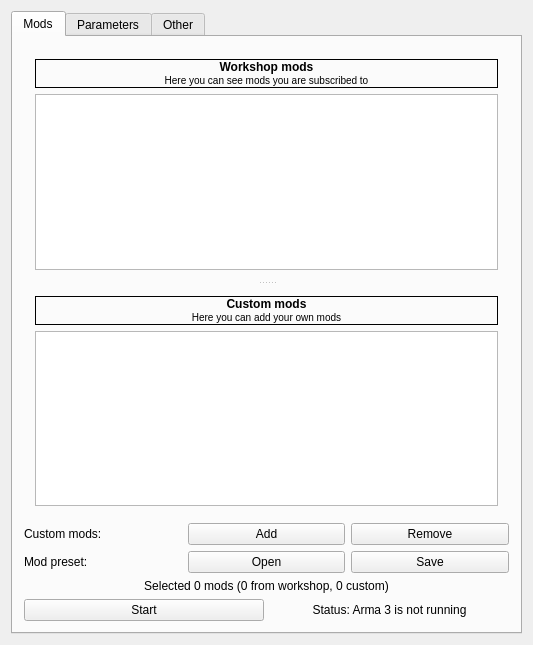
<?xml version="1.0" encoding="UTF-8"?>
<ui version="4.0">
 <class>MainWindow</class>
 <widget class="QMainWindow" name="MainWindow">
  <property name="geometry">
   <rect>
    <x>0</x>
    <y>0</y>
    <width>533</width>
    <height>645</height>
   </rect>
  </property>
  <property name="windowTitle">
   <string>Arma 3 Unix Launcher</string>
  </property>
  <widget class="QWidget" name="centralWidget">
   <layout class="QVBoxLayout" name="verticalLayout_7">
    <item>
     <layout class="QVBoxLayout" name="layout_vertical_main">
      <item>
       <widget class="QTabWidget" name="widget_tabs">
        <property name="sizePolicy">
         <sizepolicy hsizetype="MinimumExpanding" vsizetype="MinimumExpanding">
          <horstretch>0</horstretch>
          <verstretch>0</verstretch>
         </sizepolicy>
        </property>
        <property name="minimumSize">
         <size>
          <width>500</width>
          <height>500</height>
         </size>
        </property>
        <property name="currentIndex">
         <number>0</number>
        </property>
        <widget class="QWidget" name="tab_mods">
         <attribute name="title">
          <string>Mods</string>
         </attribute>
         <layout class="QVBoxLayout" name="verticalLayout_2">
          <item>
           <widget class="QSplitter" name="splitter_mods">
            <property name="orientation">
             <enum>Qt::Vertical</enum>
            </property>
            <widget class="QWidget" name="layoutWidget">
             <layout class="QVBoxLayout" name="layout_vertical_workshop_mods">
              <item>
               <widget class="QLabel" name="label_workshop_mods">
                <property name="frameShape">
                 <enum>QFrame::Box</enum>
                </property>
                <property name="frameShadow">
                 <enum>QFrame::Plain</enum>
                </property>
                <property name="text">
                 <string>&lt;b&gt;Workshop mods&lt;/b&gt;&lt;br/&gt;
&lt;small&gt;Here you can see mods you are subscribed to&lt;/small&gt;</string>
                </property>
                <property name="alignment">
                 <set>Qt::AlignCenter</set>
                </property>
               </widget>
              </item>
              <item>
               <widget class="QTableWidget" name="table_workshop_mods">
                <property name="selectionBehavior">
                 <enum>QAbstractItemView::SelectRows</enum>
                </property>
                <property name="columnCount">
                 <number>3</number>
                </property>
                <attribute name="horizontalHeaderVisible">
                 <bool>false</bool>
                </attribute>
                <attribute name="verticalHeaderVisible">
                 <bool>false</bool>
                </attribute>
                <column/>
                <column/>
                <column/>
               </widget>
              </item>
             </layout>
            </widget>
            <widget class="QWidget" name="layoutWidget">
             <layout class="QVBoxLayout" name="layout_vertical_custom_mods">
              <item>
               <widget class="QLabel" name="label_custom_mods">
                <property name="frameShape">
                 <enum>QFrame::Box</enum>
                </property>
                <property name="frameShadow">
                 <enum>QFrame::Plain</enum>
                </property>
                <property name="text">
                 <string>&lt;b&gt;Custom mods&lt;/b&gt;&lt;br/&gt;&lt;small&gt;Here you can add your own mods&lt;/small&gt;</string>
                </property>
                <property name="alignment">
                 <set>Qt::AlignCenter</set>
                </property>
               </widget>
              </item>
              <item>
               <widget class="QTableWidget" name="table_custom_mods">
                <property name="frameShape">
                 <enum>QFrame::StyledPanel</enum>
                </property>
                <property name="selectionBehavior">
                 <enum>QAbstractItemView::SelectRows</enum>
                </property>
                <property name="columnCount">
                 <number>3</number>
                </property>
                <attribute name="horizontalHeaderVisible">
                 <bool>false</bool>
                </attribute>
                <attribute name="verticalHeaderVisible">
                 <bool>false</bool>
                </attribute>
                <column/>
                <column/>
                <column/>
               </widget>
              </item>
             </layout>
            </widget>
           </widget>
          </item>
          <item>
           <layout class="QHBoxLayout" name="layout_horizontal_buttons_add_remove">
            <item>
             <widget class="QLabel" name="label_custom_mods_buttons">
              <property name="text">
               <string>Custom mods:</string>
              </property>
             </widget>
            </item>
            <item>
             <widget class="QPushButton" name="button_add_custom_mod">
              <property name="text">
               <string>Add</string>
              </property>
              <property name="icon">
               <iconset resource="icons.qrc">
                <normaloff>:/icons/open-iconic/plus.svg</normaloff>:/icons/open-iconic/plus.svg</iconset>
              </property>
             </widget>
            </item>
            <item>
             <widget class="QPushButton" name="button_remove_custom_mod">
              <property name="text">
               <string>Remove</string>
              </property>
              <property name="icon">
               <iconset resource="icons.qrc">
                <normaloff>:/icons/open-iconic/minus.svg</normaloff>:/icons/open-iconic/minus.svg</iconset>
              </property>
             </widget>
            </item>
           </layout>
          </item>
          <item>
           <layout class="QHBoxLayout" name="layout_horizontal_mod_preset">
            <item>
             <widget class="QLabel" name="label_mod_preset">
              <property name="text">
               <string>Mod preset:</string>
              </property>
             </widget>
            </item>
            <item>
             <widget class="QPushButton" name="button_mod_preset_open">
              <property name="text">
               <string>Open</string>
              </property>
              <property name="icon">
               <iconset resource="icons.qrc">
                <normaloff>:/icons/open-iconic/envelope-open.svg</normaloff>:/icons/open-iconic/envelope-open.svg</iconset>
              </property>
             </widget>
            </item>
            <item>
             <widget class="QPushButton" name="button_mod_preset_save">
              <property name="text">
               <string>Save</string>
              </property>
              <property name="icon">
               <iconset resource="icons.qrc">
                <normaloff>:/icons/open-iconic/envelope-closed.svg</normaloff>:/icons/open-iconic/envelope-closed.svg</iconset>
              </property>
             </widget>
            </item>
           </layout>
          </item>
          <item>
           <layout class="QHBoxLayout" name="layout_horizontal_selected_mods">
            <item>
             <widget class="QLabel" name="label_selected_mods">
              <property name="frameShape">
               <enum>QFrame::Box</enum>
              </property>
              <property name="lineWidth">
               <number>0</number>
              </property>
              <property name="text">
               <string>Selected 0 mods (0 from workshop, 0 custom)</string>
              </property>
              <property name="alignment">
               <set>Qt::AlignCenter</set>
              </property>
             </widget>
            </item>
           </layout>
          </item>
          <item>
           <layout class="QHBoxLayout" name="layout_horizontal_button_start_lbl_status">
            <item>
             <widget class="QPushButton" name="button_start">
              <property name="text">
               <string>Start</string>
              </property>
             </widget>
            </item>
            <item>
             <widget class="QLabel" name="label_arma_status">
              <property name="text">
               <string>Status: Arma 3 is not running</string>
              </property>
              <property name="alignment">
               <set>Qt::AlignCenter</set>
              </property>
             </widget>
            </item>
           </layout>
          </item>
         </layout>
        </widget>
        <widget class="QWidget" name="tab_parameters">
         <attribute name="title">
          <string>Parameters</string>
         </attribute>
         <layout class="QGridLayout" name="gridLayout_2">
          <item row="0" column="0">
           <widget class="QTabWidget" name="widget_tabs_parameters">
            <property name="tabShape">
             <enum>QTabWidget::Rounded</enum>
            </property>
            <property name="currentIndex">
             <number>0</number>
            </property>
            <property name="tabBarAutoHide">
             <bool>true</bool>
            </property>
            <widget class="QWidget" name="tab_parameters_basic">
             <attribute name="title">
              <string>Basic</string>
             </attribute>
             <layout class="QGridLayout" name="gridLayout_4">
              <item row="0" column="0">
               <layout class="QVBoxLayout" name="layout_vertical_parameters_basic">
                <item>
                 <widget class="QCheckBox" name="checkbox_skip_intro">
                  <property name="text">
                   <string>Skip intro</string>
                  </property>
                 </widget>
                </item>
                <item>
                 <widget class="QCheckBox" name="checkbox_skip_logos_at_startup">
                  <property name="text">
                   <string>Skip logos at startup</string>
                  </property>
                 </widget>
                </item>
                <item>
                 <widget class="QCheckBox" name="checkbox_force_window_mode">
                  <property name="text">
                   <string>Force window mode</string>
                  </property>
                 </widget>
                </item>
                <item>
                 <layout class="QHBoxLayout" name="layout_horizontal_parameters_basic_profile">
                  <item>
                   <widget class="QCheckBox" name="checkbox_profile">
                    <property name="text">
                     <string>Profile</string>
                    </property>
                   </widget>
                  </item>
                  <item>
                   <widget class="QLineEdit" name="textbox_profile">
                    <property name="enabled">
                     <bool>false</bool>
                    </property>
                   </widget>
                  </item>
                 </layout>
                </item>
                <item>
                 <widget class="QCheckBox" name="checkbox_dlc_contact">
                  <property name="text">
                   <string>Enable Contact DLC</string>
                  </property>
                 </widget>
                </item>
                <item>
                 <widget class="QCheckBox" name="checkbox_dlc_global_mobilization">
                  <property name="text">
                   <string>Enable Global Mobilization - Cold War Germany DLC</string>
                  </property>
                 </widget>
                </item>
                <item>
                 <widget class="QCheckBox" name="checkbox_disable_esync">
                  <property name="text">
                   <string>Proton: Disable esync</string>
                  </property>
                 </widget>
                </item>
               </layout>
              </item>
              <item row="1" column="0">
               <spacer name="verticalSpacer">
                <property name="orientation">
                 <enum>Qt::Vertical</enum>
                </property>
                <property name="sizeHint" stdset="0">
                 <size>
                  <width>20</width>
                  <height>40</height>
                 </size>
                </property>
               </spacer>
              </item>
             </layout>
            </widget>
            <widget class="QWidget" name="tab_parameters_advanced">
             <attribute name="title">
              <string>Advanced</string>
             </attribute>
             <layout class="QVBoxLayout" name="verticalLayout_8">
              <item>
               <layout class="QVBoxLayout" name="layout_vertical_parameters_advanced">
                <item>
                 <layout class="QHBoxLayout" name="layout_horizontal_parameters_advanced_parameter_file">
                  <item>
                   <widget class="QCheckBox" name="checkbox_parameter_file">
                    <property name="text">
                     <string>Parameter file</string>
                    </property>
                   </widget>
                  </item>
                  <item>
                   <widget class="QLineEdit" name="textbox_parameter_file">
                    <property name="enabled">
                     <bool>false</bool>
                    </property>
                   </widget>
                  </item>
                  <item>
                   <widget class="QPushButton" name="button_parameter_file_open">
                    <property name="enabled">
                     <bool>false</bool>
                    </property>
                    <property name="text">
                     <string>Open</string>
                    </property>
                   </widget>
                  </item>
                 </layout>
                </item>
                <item>
                 <widget class="QCheckBox" name="checkbox_check_signatures">
                  <property name="text">
                   <string>Check signatures</string>
                  </property>
                 </widget>
                </item>
                <item>
                 <layout class="QHBoxLayout" name="layout_horizontal_parameters_advanced_cpu_count">
                  <item>
                   <widget class="QCheckBox" name="checkbox_cpu_count">
                    <property name="text">
                     <string>CPU count</string>
                    </property>
                   </widget>
                  </item>
                  <item>
                   <widget class="QSpinBox" name="spinbox_cpu_count">
                    <property name="enabled">
                     <bool>false</bool>
                    </property>
                    <property name="minimum">
                     <number>1</number>
                    </property>
                   </widget>
                  </item>
                 </layout>
                </item>
                <item>
                 <layout class="QHBoxLayout" name="layout_horizontal_parameters_advanced_extra_threads">
                  <item>
                   <widget class="QCheckBox" name="checkbox_extra_threads">
                    <property name="text">
                     <string>Extra threads</string>
                    </property>
                   </widget>
                  </item>
                  <item>
                   <layout class="QVBoxLayout" name="layout_vertical_parameters_advanced_extra_threads">
                    <item>
                     <widget class="QCheckBox" name="checkbox_extra_threads_file_operations">
                      <property name="enabled">
                       <bool>false</bool>
                      </property>
                      <property name="text">
                       <string>File operations</string>
                      </property>
                     </widget>
                    </item>
                    <item>
                     <widget class="QCheckBox" name="checkbox_extra_threads_texture_loading">
                      <property name="enabled">
                       <bool>false</bool>
                      </property>
                      <property name="text">
                       <string>Texture loading</string>
                      </property>
                     </widget>
                    </item>
                    <item>
                     <widget class="QCheckBox" name="checkbox_extra_threads_geometry_loading">
                      <property name="enabled">
                       <bool>false</bool>
                      </property>
                      <property name="text">
                       <string>Geometry loading</string>
                      </property>
                     </widget>
                    </item>
                   </layout>
                  </item>
                 </layout>
                </item>
                <item>
                 <widget class="QCheckBox" name="checkbox_enable_hyper_threading">
                  <property name="text">
                   <string>Enable Hyper-Threading</string>
                  </property>
                 </widget>
                </item>
                <item>
                 <widget class="QCheckBox" name="checkbox_enable_file_patching">
                  <property name="text">
                   <string>Enable file patching</string>
                  </property>
                 </widget>
                </item>
                <item>
                 <widget class="QCheckBox" name="checkbox_no_logs">
                  <property name="text">
                   <string>No logs</string>
                  </property>
                 </widget>
                </item>
                <item>
                 <layout class="QHBoxLayout" name="layout_horizontal_parameters_advanced_world">
                  <item>
                   <widget class="QCheckBox" name="checkbox_world">
                    <property name="text">
                     <string>World</string>
                    </property>
                   </widget>
                  </item>
                  <item>
                   <widget class="QLineEdit" name="textbox_world">
                    <property name="enabled">
                     <bool>false</bool>
                    </property>
                   </widget>
                  </item>
                 </layout>
                </item>
                <item>
                 <widget class="QCheckBox" name="checkbox_no_pause">
                  <property name="text">
                   <string>No pause</string>
                  </property>
                 </widget>
                </item>
                <item>
                 <widget class="QCheckBox" name="checkbox_hugepages">
                  <property name="text">
                   <string>Huge pages</string>
                  </property>
                 </widget>
                </item>
                <item>
                 <layout class="QHBoxLayout" name="layout_horizontal_parameters_advanced_custom_parameters">
                  <item>
                   <widget class="QCheckBox" name="checkbox_custom_parameters">
                    <property name="text">
                     <string>Custom parameters</string>
                    </property>
                   </widget>
                  </item>
                  <item>
                   <widget class="QLineEdit" name="textbox_custom_parameters">
                    <property name="enabled">
                     <bool>false</bool>
                    </property>
                   </widget>
                  </item>
                 </layout>
                </item>
                <item>
                 <spacer name="verticalSpacer_2">
                  <property name="orientation">
                   <enum>Qt::Vertical</enum>
                  </property>
                  <property name="sizeHint" stdset="0">
                   <size>
                    <width>20</width>
                    <height>40</height>
                   </size>
                  </property>
                 </spacer>
                </item>
               </layout>
              </item>
             </layout>
            </widget>
            <widget class="QWidget" name="tab_parameters_client">
             <attribute name="title">
              <string>Client</string>
             </attribute>
             <layout class="QGridLayout" name="gridLayout_3">
              <item row="0" column="0">
               <layout class="QVBoxLayout" name="layout_vertical_parameters_client">
                <item>
                 <layout class="QHBoxLayout" name="layout_horizontal_parameters_client_server_address">
                  <item>
                   <widget class="QCheckBox" name="checkbox_server_address">
                    <property name="text">
                     <string>Server address</string>
                    </property>
                   </widget>
                  </item>
                  <item>
                   <widget class="QLineEdit" name="textbox_server_address">
                    <property name="enabled">
                     <bool>false</bool>
                    </property>
                   </widget>
                  </item>
                 </layout>
                </item>
                <item>
                 <layout class="QHBoxLayout" name="layout_horizontal_parameters_client_server_port">
                  <item>
                   <widget class="QCheckBox" name="checkbox_server_port">
                    <property name="text">
                     <string>Server port</string>
                    </property>
                   </widget>
                  </item>
                  <item>
                   <widget class="QLineEdit" name="textbox_server_port">
                    <property name="enabled">
                     <bool>false</bool>
                    </property>
                   </widget>
                  </item>
                 </layout>
                </item>
                <item>
                 <layout class="QHBoxLayout" name="layout_horizontal_parameters_client_server_password">
                  <item>
                   <widget class="QCheckBox" name="checkbox_server_password">
                    <property name="text">
                     <string>Server password</string>
                    </property>
                   </widget>
                  </item>
                  <item>
                   <widget class="QLineEdit" name="textbox_server_password">
                    <property name="enabled">
                     <bool>false</bool>
                    </property>
                   </widget>
                  </item>
                 </layout>
                </item>
                <item>
                 <widget class="QCheckBox" name="checkbox_host_session">
                  <property name="text">
                   <string>Host session</string>
                  </property>
                 </widget>
                </item>
                <item>
                 <spacer name="verticalSpacer_3">
                  <property name="orientation">
                   <enum>Qt::Vertical</enum>
                  </property>
                  <property name="sizeHint" stdset="0">
                   <size>
                    <width>20</width>
                    <height>40</height>
                   </size>
                  </property>
                 </spacer>
                </item>
               </layout>
              </item>
             </layout>
            </widget>
           </widget>
          </item>
         </layout>
        </widget>
        <widget class="QWidget" name="tab_other">
         <attribute name="title">
          <string>Other</string>
         </attribute>
         <layout class="QVBoxLayout" name="verticalLayout">
          <item>
           <layout class="QVBoxLayout" name="verticalLayout_3">
            <item>
             <widget class="QPushButton" name="button_export_workshop_to_txt">
              <property name="text">
               <string>Export Workshop mods to .txt file</string>
              </property>
             </widget>
            </item>
            <item>
             <widget class="QPushButton" name="button_quit">
              <property name="text">
               <string>Quit</string>
              </property>
             </widget>
            </item>
            <item>
             <spacer name="verticalSpacer_4">
              <property name="orientation">
               <enum>Qt::Vertical</enum>
              </property>
              <property name="sizeHint" stdset="0">
               <size>
                <width>20</width>
                <height>40</height>
               </size>
              </property>
             </spacer>
            </item>
           </layout>
          </item>
         </layout>
        </widget>
       </widget>
      </item>
     </layout>
    </item>
   </layout>
  </widget>
 </widget>
 <layoutdefault spacing="6" margin="11"/>
 <resources>
  <include location="icons.qrc"/>
 </resources>
 <connections/>
</ui>
